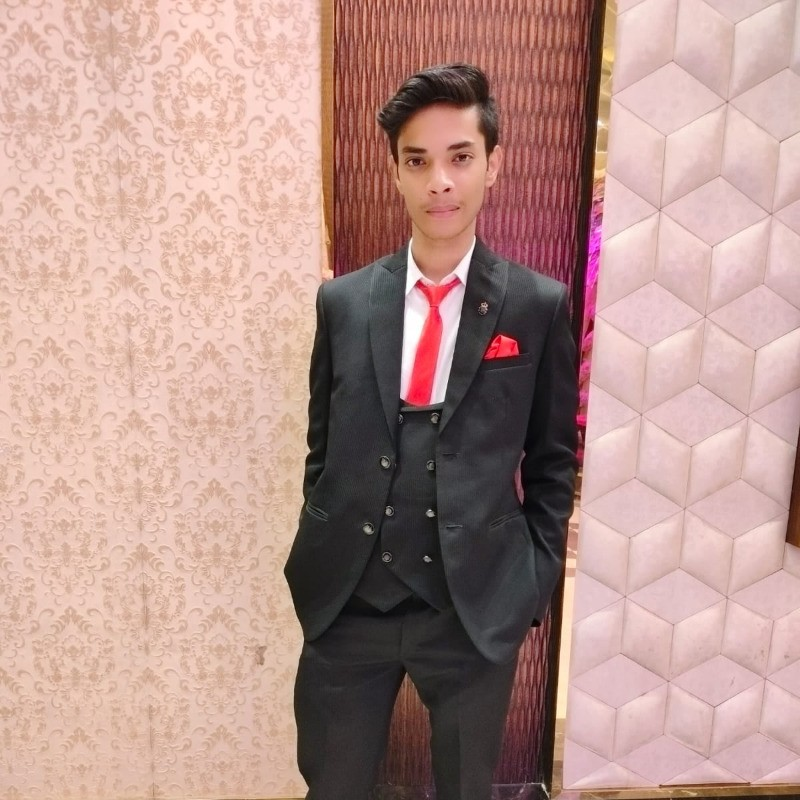
#> input picture C2/image.jpg, 800 x 800 px
$ python encode_message.py
#> lines starting #> are read from the running program, lines starting #| are printed output that depends on the picture
import cv2

image = cv2.imread('image.jpg')
#> image is the input picture: shape (800, 800, 3); mean B, G, R 141.8, 148.9, 182.3
modified_image = image.copy()

print(image.shape)
#| (800, 800, 3)

height, width = image.shape[:2]
#> height = 800; width = 800

for x in range(width):
    for y in range(height):
        r, g, b = image[x, y]


        modified_r = r + 50
        modified_g = g
        modified_b = b

        if modified_r > 255:
            modified_r = 255
        if modified_g > 255:
            modified_g = 255
        if modified_b > 255:
            modified_b = 255

        modified_image[x, y] = (modified_r, modified_g, modified_b)
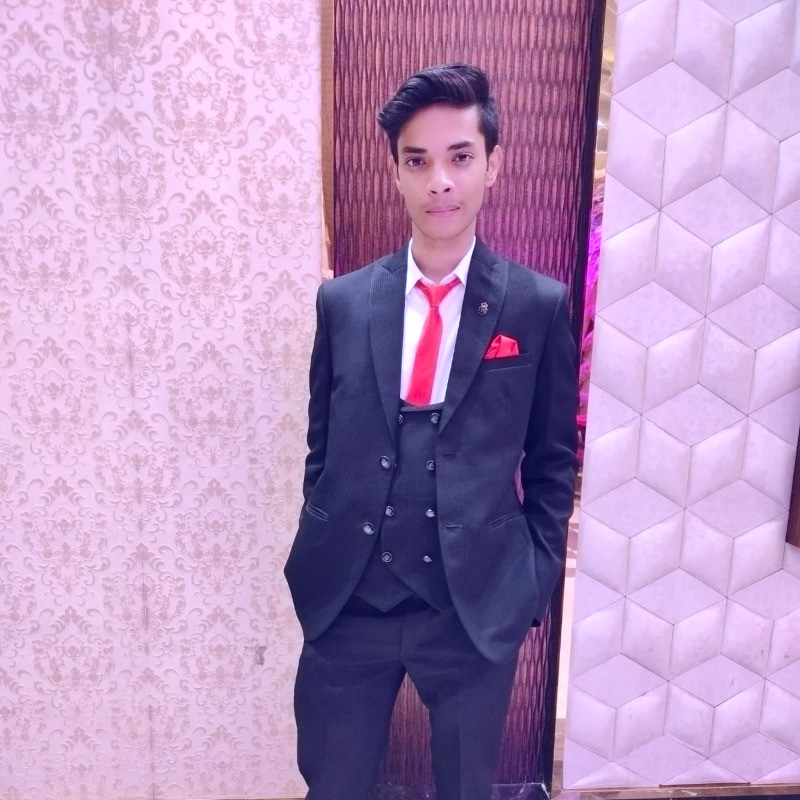
#> modified_image: shape (800, 800, 3); mean B, G, R 191.4, 148.9, 182.3

cv2.imwrite('modified_image.jpg', modified_image)
